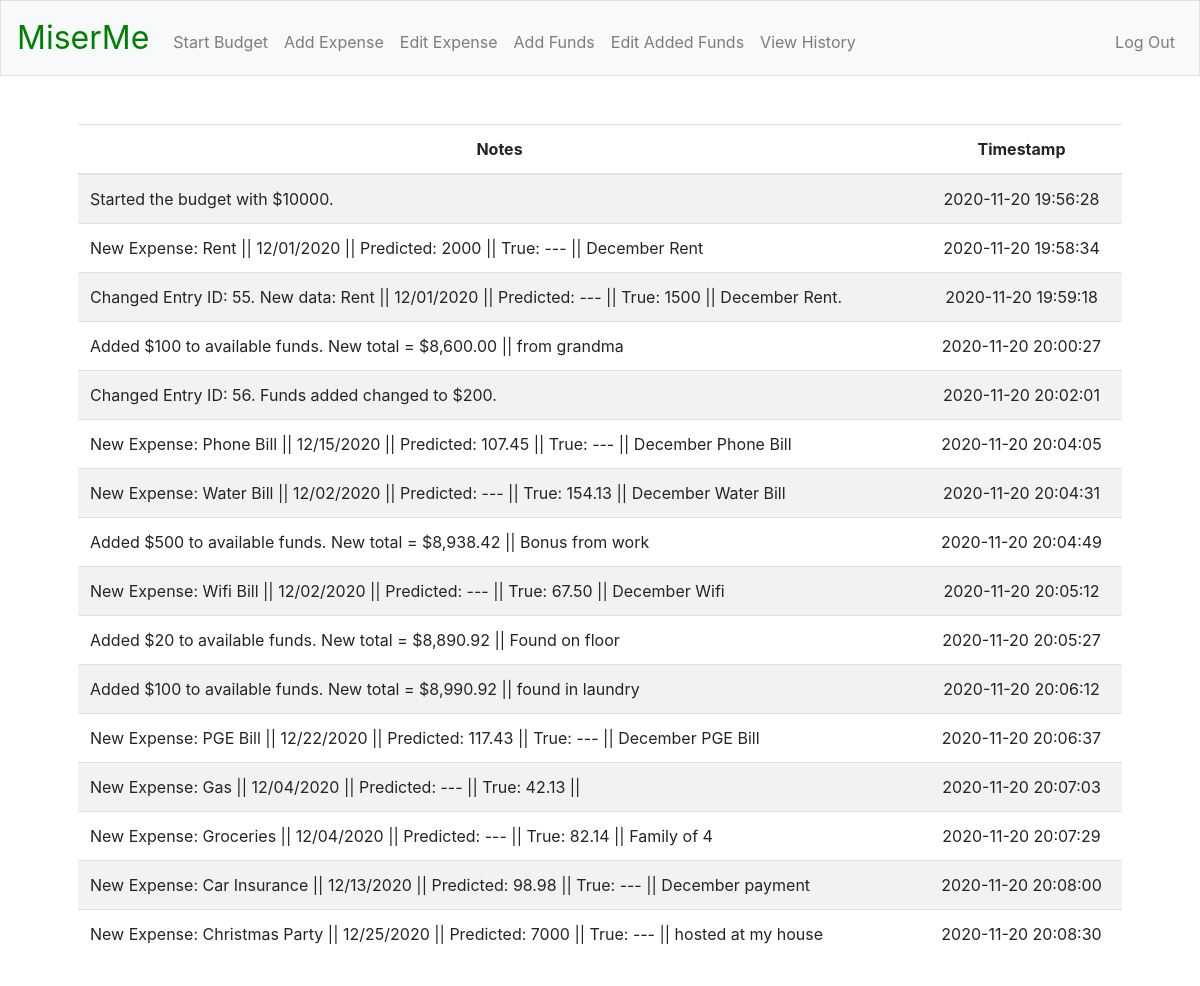
/history (signed in), run on the app's committed database.
### tables this page shows
CREATE TABLE history (
history_id INTEGER PRIMARY KEY AUTOINCREMENT NOT NULL,
user_id INTEGER NOT NULL,
notes TEXT NOT NULL,
timestamp DATETIME DEFAULT (DATETIME(CURRENT_TIMESTAMP, 'LOCALTIME')),
FOREIGN KEY(user_id) REFERENCES registrants(id));

### app.py (the view)
@app.route("/history")
@login_required
def history():
    c.execute("""
    SELECT notes, timestamp FROM history WHERE user_id = :user_id;
    """, {"user_id": session["user_id"]})
    rows = c.fetchall()
    entries = []
    for row in rows:
        entries.append({
            "notes": row[0],
            "timestamp": row[1]
        })
    return render_template("history.html", entries = entries)

### helpers.py (called while the page is built)
def login_required(f):
    @wraps(f)
    def decorated_functions(*args, **kwargs):
        if session.get("user_id") is None:
            return redirect("/login")
        return f(*args, **kwargs)
    return decorated_functions

### templates/history.html (shortened to what this page needs)
{% extends "layout.html" %}
{% block main %}
    <table class="table table-striped">
        <thead>
            <tr>
                <th>Notes</th>
                <th>Timestamp</th>
            </tr>
        </thead>
        <tbody>
            {% for i in entries %}
            <tr>
                <td style="text-align:left">{{ i["notes"] }}</td>
                <td>{{ i["timestamp"] }}</td>
            </tr>
            {% endfor %}
        </tbody>
    </table>
{% endblock %}

### data on the page
history: notes "Started the budget with $10000.", timestamp "2020-11-20 19:56:28"
history: notes "New Expense: Rent || 12/01/2020 || Predicted: 2000 || True: --- || December Rent", timestamp "2020-11-20 19:58:34"
history: notes "Changed Entry ID: 55. New data: Rent || 12/01/2020 || Predicted: --- || True: 1500 || December Rent.", timestamp "2020-11-20 19:59:18"
history: notes "Added $100 to available funds. New total = $8,600.00 || from grandma", timestamp "2020-11-20 20:00:27"
history: notes "Changed Entry ID: 56. Funds added changed to $200.", timestamp "2020-11-20 20:02:01"
history: notes "New Expense: Phone Bill || 12/15/2020 || Predicted: 107.45 || True: --- || December Phone Bill", timestamp "2020-11-20 20:04:05"
history: notes "New Expense: Water Bill || 12/02/2020 || Predicted: --- || True: 154.13 || December Water Bill", timestamp "2020-11-20 20:04:31"
history: notes "Added $500 to available funds. New total = $8,938.42 || Bonus from work", timestamp "2020-11-20 20:04:49"
history: notes "New Expense: Wifi Bill || 12/02/2020 || Predicted: --- || True: 67.50 || December Wifi", timestamp "2020-11-20 20:05:12"
history: notes "Added $20 to available funds. New total = $8,890.92 || Found on floor", timestamp "2020-11-20 20:05:27"
history: notes "Added $100 to available funds. New total = $8,990.92 || found in laundry", timestamp "2020-11-20 20:06:12"
history: notes "New Expense: PGE Bill || 12/22/2020 || Predicted: 117.43 || True: --- || December PGE Bill", timestamp "2020-11-20 20:06:37"
history: notes "New Expense: Gas || 12/04/2020 || Predicted: --- || True: 42.13 ||", timestamp "2020-11-20 20:07:03"
history: notes "New Expense: Groceries || 12/04/2020 || Predicted: --- || True: 82.14 || Family of 4", timestamp "2020-11-20 20:07:29"
history: notes "New Expense: Car Insurance || 12/13/2020 || Predicted: 98.98 || True: --- || December payment", timestamp "2020-11-20 20:08:00"
history: notes "New Expense: Christmas Party || 12/25/2020 || Predicted: 7000 || True: --- || hosted at my house", timestamp "2020-11-20 20:08:30"
